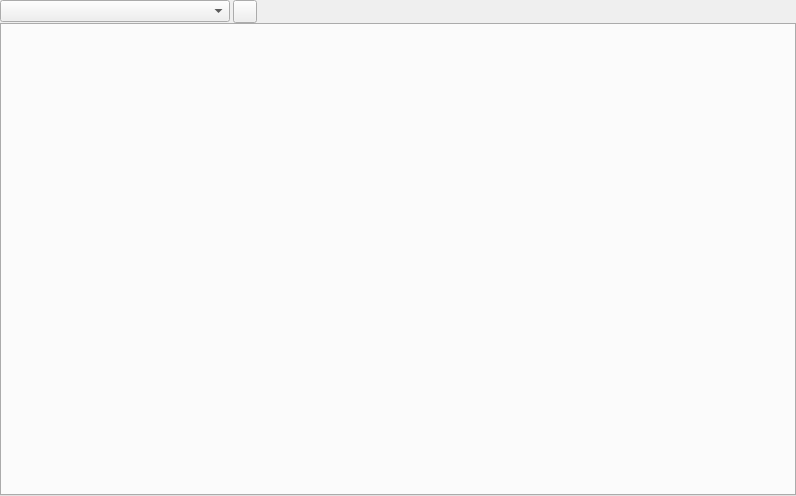
<?xml version="1.0" encoding="UTF-8"?>
<ui version="4.0">
 <class>MultiEditor</class>
 <widget class="QWidget" name="MultiEditor">
  <property name="geometry">
   <rect>
    <x>0</x>
    <y>0</y>
    <width>796</width>
    <height>496</height>
   </rect>
  </property>
  <property name="windowTitle">
   <string>Form</string>
  </property>
  <layout class="QVBoxLayout" name="verticalLayout">
   <property name="spacing">
    <number>0</number>
   </property>
   <property name="leftMargin">
    <number>0</number>
   </property>
   <property name="topMargin">
    <number>0</number>
   </property>
   <property name="rightMargin">
    <number>0</number>
   </property>
   <property name="bottomMargin">
    <number>0</number>
   </property>
   <item>
    <widget class="QWidget" name="tagbar" native="true">
     <property name="sizePolicy">
      <sizepolicy hsizetype="Expanding" vsizetype="Preferred">
       <horstretch>0</horstretch>
       <verstretch>0</verstretch>
      </sizepolicy>
     </property>
     <property name="minimumSize">
      <size>
       <width>0</width>
       <height>0</height>
      </size>
     </property>
     <property name="maximumSize">
      <size>
       <width>16777215</width>
       <height>16777215</height>
      </size>
     </property>
     <property name="font">
      <font>
       <kerning>false</kerning>
      </font>
     </property>
     <layout class="QHBoxLayout" name="horizontalLayout">
      <property name="spacing">
       <number>3</number>
      </property>
      <property name="leftMargin">
       <number>0</number>
      </property>
      <property name="topMargin">
       <number>0</number>
      </property>
      <property name="rightMargin">
       <number>0</number>
      </property>
      <property name="bottomMargin">
       <number>0</number>
      </property>
      <item>
       <widget class="QComboBox" name="comboBox_files">
        <property name="minimumSize">
         <size>
          <width>230</width>
          <height>0</height>
         </size>
        </property>
       </widget>
      </item>
      <item>
       <widget class="QToolButton" name="pushButton_closeDoc">
        <property name="text">
         <string/>
        </property>
       </widget>
      </item>
      <item>
       <spacer name="horizontalSpacer">
        <property name="orientation">
         <enum>Qt::Horizontal</enum>
        </property>
        <property name="sizeHint" stdset="0">
         <size>
          <width>40</width>
          <height>20</height>
         </size>
        </property>
       </spacer>
      </item>
     </layout>
    </widget>
   </item>
   <item>
    <widget class="QTabWidget" name="tabWidget"/>
   </item>
  </layout>
 </widget>
 <resources/>
 <connections/>
</ui>
